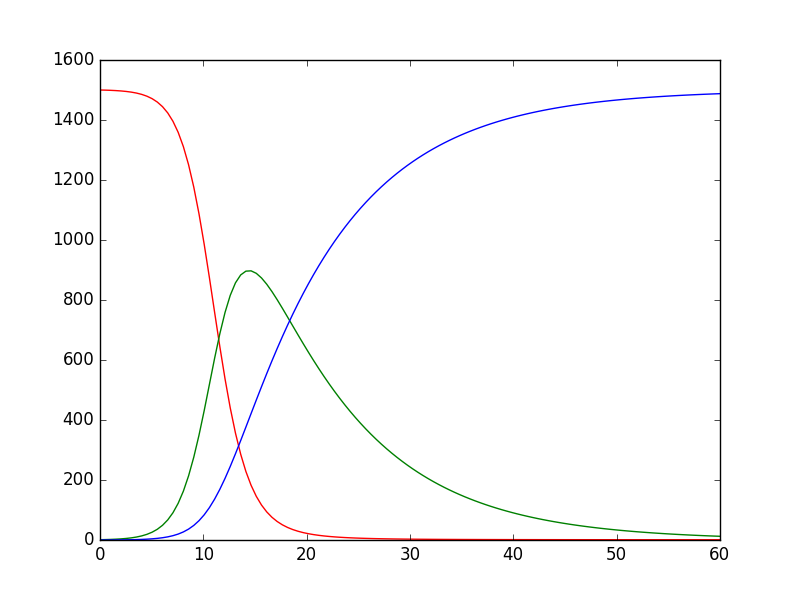

The Python source for this figure:
#!/usr/bin/env python
# -*- coding: utf-8 -*-
# vim: ft=python ts=4 sw=4 sts=4 et fenc=utf-8
# Original author: "Eivind Magnus Hvidevold" <hvidevold@gmail.com>
# License: GNU GPLv3 at http://www.gnu.org/licenses/gpl.html

'''
'''

import os
import sys
import re

import numpy
import ODESolver
from matplotlib.pylab import *

class ProblemSIR:
    def __init__(self, nu, beta, S0, I0, R0, T):
        self.T = T
        self.S0 = S0
        self.I0 = I0
        self.R0 = R0

        if isinstance(nu, (float, int)):
            self.nu = lambda t: nu
        elif callable(nu):
            self.nu = nu

        if isinstance(beta, (float, int)):
            self.beta = lambda t: beta
        elif callable(beta):
            self.beta = beta

    def __call__(self, u, t):
        S, I, R = u
        return [
                -self.beta(t)*S*I,
                self.beta(t)*S*I-self.nu(t)*I,
                self.nu(t)*I]

    def term(self, u, t, i):
        S, I, R = u[i]
        eps = 1e-7
        return S + I + R - (self.S0 + self.I0 + self.R0) > eps

class SolverSIR:
    def __init__(self, problem, dt):
        self.problem = problem
        self.dt = dt

    def solve(self, method=ODESolver.RungeKutta4):
        'entry point'
        problem = self.problem
        solver = method(problem)
        solver.set_initial_condition([problem.S0, problem.I0, problem.R0])
        n = int(round(self.problem.T/float(self.dt)))
        tp = numpy.linspace(0, self.problem.T, n)
        u, t = solver.solve(tp, lambda u, t, i: problem.term(u, t, i))
        return tp, u[:,0], u[:,1], u[:,2]

def doPlot(tp, a, b, c):
    plot(tp, a, 'r-')
    plot(tp, b, 'g-')
    plot(tp, c, 'b-')
    show()

def main():
    problem = ProblemSIR(T=60, nu=0.1, beta=0.0005, S0=1500, I0=1.0, R0=0.0)
    solver = SolverSIR(problem, 0.5)
    tp, a, b, c = solver.solve()
    doPlot(tp, a, b, c)


if __name__ == '__main__':
    main()

'''
beta = 0.0001 leads to a much slower rate of infection compared to 0.0005
'''

"""
[emilyd@sudur App_E]$ python SIR.py

"""
